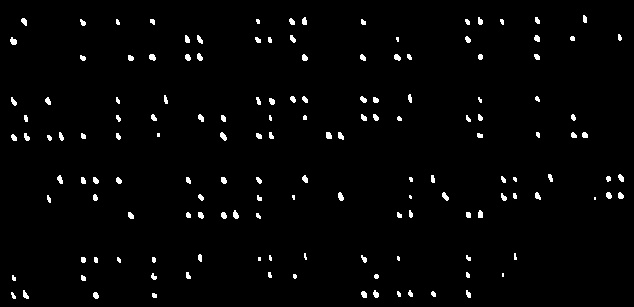
#> input picture Images/new/roi.jpg, 634 x 307 px, found by its file name
$ python 'Horizontal segmentation.py'
#> lines starting #> are read from the running program, lines starting #| are printed output that depends on the picture; after the words box and inside, x2 and y2 are one past the last pixel; in counts of white or black regions, pixels touching at a corner belong together
import cv2
import numpy as np
import math

th2=cv2.imread('roi.jpg')
#> th2 is the input picture: shape (307, 634, 3); min 0, max 255, mean 5.2
#print(th2)
r,c,w=th2.shape
#> r = 307; c = 634; w = 3
horizontalStructure = cv2.getStructuringElement(cv2.MORPH_RECT, (c+2000,13))
horizontal = cv2.dilate(th2, horizontalStructure, (-1, -1))
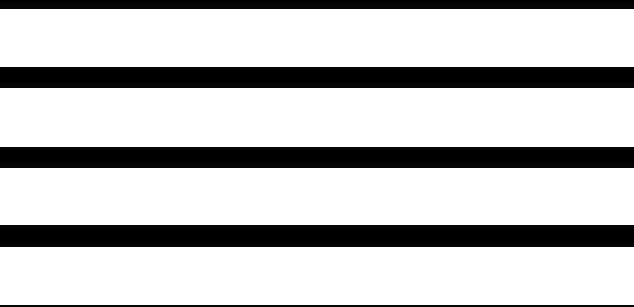
#> horizontal: shape (307, 634, 3); min 0, max 255, mean 193.3
cv2.imwrite("horizontal2.jpg", horizontal)

img = cv2.imread('horizontal2.jpg')
#> img: shape (307, 634, 3); min 0, max 255, mean 193.3

#defining the edges
edges = cv2.Canny(img,50,150,apertureSize = 3)
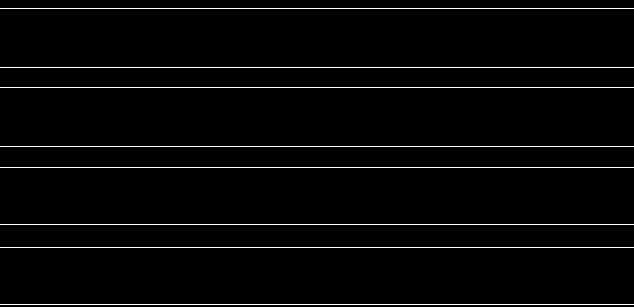
#> edges: shape (307, 634); 2.6% white in thin lines or dots
cv2.imwrite('edges.jpg',edges)

#finding the end points of the hough lines
#lines = cv2.HoughLines(edges,1,np.pi/180,200)
m=[]

minLineLength = 100
maxLineGap = 10
lines = cv2.HoughLinesP(edges,1,np.pi/180,15,minLineLength,maxLineGap)
#> lines = [[0, 304, 633, 304], [0, 67, 633, 67], [0, 146, 633, 146], [0, 87, 633, 87], [0, 247, 633, 247], [0, 8, 633, 8], [0, 167, 633, 167], [0, 224, 633, 224]]
#print(len(lines))
for x in range(0, len(lines)):
        for x1,y1,x2,y2 in lines[x]:
                m.append(((x1,y1),(x2,y2)))
#> this loop made 8 passes
#> after the loop, m = [((0, 304), (633, 304)), ((0, 67), (633, 67)), ((0, 146), (633, 146)), ((0, 87), (633, 87)), ((0, 247), (633, 247)), ((0, 8), (633, 8)), ((0, 167), (633, 167)), ((0, 224), (633, 224))]
#print(m)
print ("length of list m is:")
print(len(m))
#| 8

sorted_m=sorted(m, key=lambda x: x[0][1])
#> sorted_m = [((0, 8), (633, 8)), ((0, 67), (633, 67)), ((0, 87), (633, 87)), ((0, 146), (633, 146)), ((0, 167), (633, 167)), ((0, 224), (633, 224)), ((0, 247), (633, 247)), ((0, 304), (633, 304))]

print ("length of list sorted_m is:")
print(len(sorted_m))
#| 8
#print(sorted_m)

sorted_m.insert(0,((0,0),(c,0)))
#drawing line
for i in range (0,len(sorted_m)):
    cv2.line(th2,sorted_m[i][0],sorted_m[i][1],(0,0,255),3)
#> this loop made 9 passes
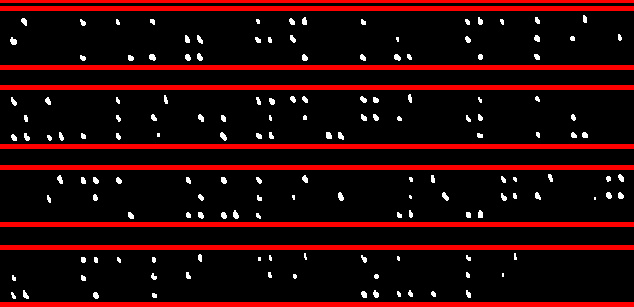
#> th2: shape (307, 634, 3); 14.01% of pixels changed, all inside (x1, y1, x2, y2) = (0, 0, 634, 307)

cv2.imwrite('hough_lines.png',th2)

s=cv2.imread('hough_lines.png')
p=[]
for i in range (0,len(sorted_m)):
    if i!=len(sorted_m)-1:
        p.append(th2[sorted_m[i][0][1]:sorted_m[i+1][0][1],sorted_m[i][0][0]:sorted_m[i][1][0]])
    else:
        p.append(th2[sorted_m[len(lines)-2][0][1]:r, sorted_m[len(lines)][0][0]:sorted_m[len(lines)][1][0]])
#> after the loop, p = 9 items

#print(p)
pix=[]

#print(len(p))
def contains_white(img):
        gray_image = cv2.cvtColor(img, cv2.COLOR_BGR2GRAY)
        ret, threshold = cv2.threshold(gray_image,100,255,cv2.THRESH_BINARY)
        h,w,l=img.shape
        for i in range(h):
            for j in range(w):
                if threshold[i][j]==255:
                    return True

for x in range(len(p)):
    result = contains_white(p[x])
    if result== True:
        pix.append(p[x])
#> this loop made 9 passes
#> (h in contains_white, w in contains_white) on passes 1 to 9: (8, 634), (59, 633), (20, 633), (59, 633), (21, 633), (57, 633), (23, 633), (57, 633), (83, 633)
#> pass 2, in contains_white (call 2), `gray_image = cv2.cvtColor(img, cv2.COLOR_BGR2GRAY)`:
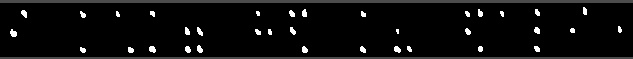
#> gray_image: shape (59, 633); min 0, max 255, mean 13.2
#> pass 2, in contains_white (call 2), `ret, threshold = cv2.threshold(gray_image,100,255,cv2.THRESH_BINARY)`:
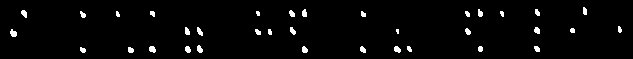
#> threshold: shape (59, 633); 2.6% white; 35 white regions (4 under 20 px), largest, box (x1, y1, x2, y2) and area: (10, 29, 17, 37) 40, (149, 46, 156, 53) 38, (394, 46, 401, 53) 36
#> after the loop, pix = 5 items

#print(pix)
#print(len(pix))
for i in range(len(pix)):
    cv2.imwrite('part' +str(i)+'.jpg',pix[i])
#> this loop made 5 passes
#> pass 1, `cv2.imwrite('part' +str(i)+'.jpg',pix[i])`:
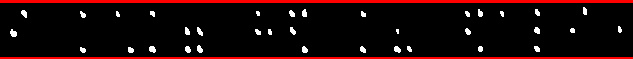
#> saved as part0.jpg: shape (59, 633, 3); mean B, G, R 6.8, 6.8, 28.4
#> pass 2, `cv2.imwrite('part' +str(i)+'.jpg',pix[i])`:
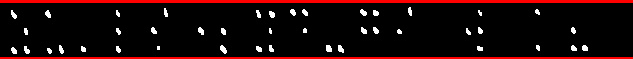
#> saved as part1.jpg: shape (59, 633, 3); mean B, G, R 7.9, 7.9, 29.5

cv2.waitKey(0)
cv2.destroyAllWindows()
